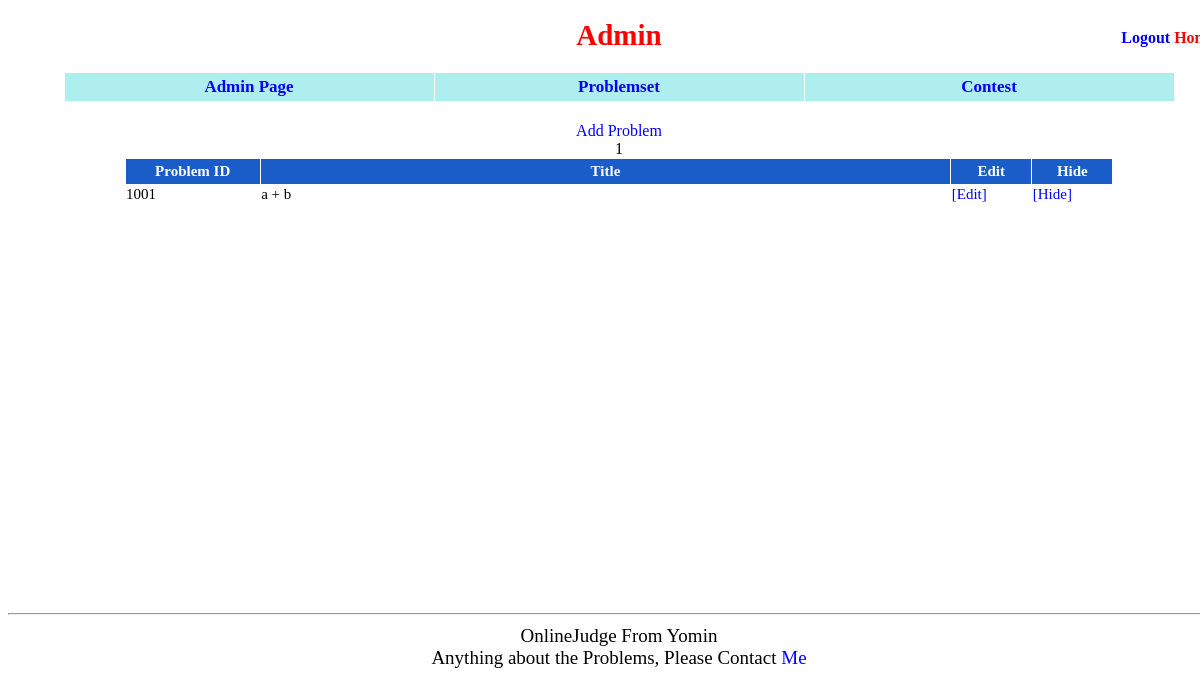
The app's page /admin/problemset/ (signed in), older data.
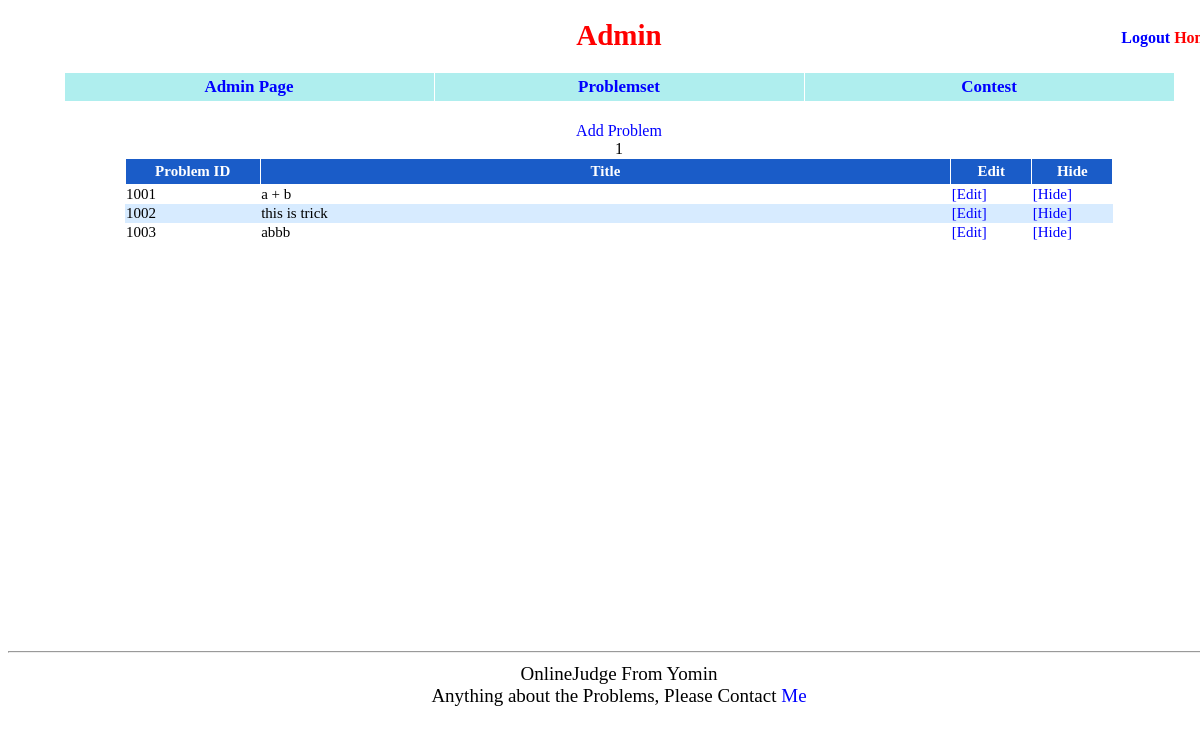
The same page, newer data.
### appfile/models.py (models this page shows, shortened)
class Problem(db.Model):
    pid = db.Column(db.Integer, primary_key=True)
    title = db.Column(db.String(299))
    description = db.Column(db.Text)
    pinput = db.Column(db.Text)
    poutput = db.Column(db.Text)
    sinput = db.Column(db.Text)
    soutput = db.Column(db.Text)
    hint = db.Column(db.Text)
    time_limit = db.Column(db.Integer)
    memory_limit = db.Column(db.Integer)
    ac_count = db.Column(db.Integer, default = 0)
    submit_count = db.Column(db.Integer, default = 0)
    visable = db.Column(db.Boolean, default = True)

### appfile/views.py (the view)
@app.route('/admin/problemset/')
@app.route('/admin/problemset/page=<int:page>')
@admin_required
def admin_problemset(page = 1):
    problem_list = Problem.query.order_by(Problem.pid).paginate(page, MAX_PROBLEM_NUM_ONE_PAGE, False)
    return render_template('admin_problemset.html', page = page, problem_list = problem_list)

### appfile/models.py (called while the page is built)
    def is_authenticated(self):
        return True

### appfile/views.py (called while the page is built)
def admin_required(func):
    @wraps(func)
    def check(*args, **kw):
        if current_user.is_authenticated() and current_user.is_admin:
            return func(*args,**kw)
        else:
            return PERMISSION_ERROR
    return check

@login_manager.user_loader
def load_user(userid):
    return User.query.get(userid)

@app.before_request
def before_request():
    g.user = current_user
    if g.user.is_authenticated():
        g.url = url_for('userinfo',userID = g.user.userID)

### appfile/templates/admin_problemset.html
{% extends "admin_base.html" %}
{% block content %}
<center><a href={{ url_for('admin_addproblem') }}> Add Problem </a></center>
<center>
    {% for i in problem_list.iter_pages() %}
        {% if i == page %}
            {{ i }}
        {% else %}
            <a href={{ url_for('admin_problemset', page=i) }}> {{ i }} </a>
        {% endif %}
    {% endfor %}
</center>
<table id = "problemset">
    <tr>
        <th id="ps_pid"> Problem ID </th>
        <th id="ps_title"> Title </th>
        <th id="ps_ac"> Edit </th>
        <th id="ps_submit"> Hide </th>
    </tr>
    {% for problem in problem_list.items %}
            <tr style={{ loop.cycle('',"background-color:#D7EBFF") }}>
                <td> {{ problem.pid + 1000 }} </td>
                <td align="left"> {{ problem.title }} </td>
                <td><a href={{ url_for('admin_edit_problem', pid=problem.pid) }}> [Edit] </a></td>
                {% if problem.visable %}
                    <td><a href={{ url_for('admin_hide_problem', pid = problem.pid) }}> [Hide] </a></td>
                {% else %}
                    <td><a href={{ url_for('admin_display_problem',pid = problem.pid) }}> [Display] </a></td>
                {% endif %}
            </tr>
    {% endfor %}
</table>
{% endblock %}

Row changes from the older to the newer data that the page shows:
added Problem: problem.pid+1000 "1002", title "this is trick"
added Problem: problem.pid+1000 "1003", title "abbb"
